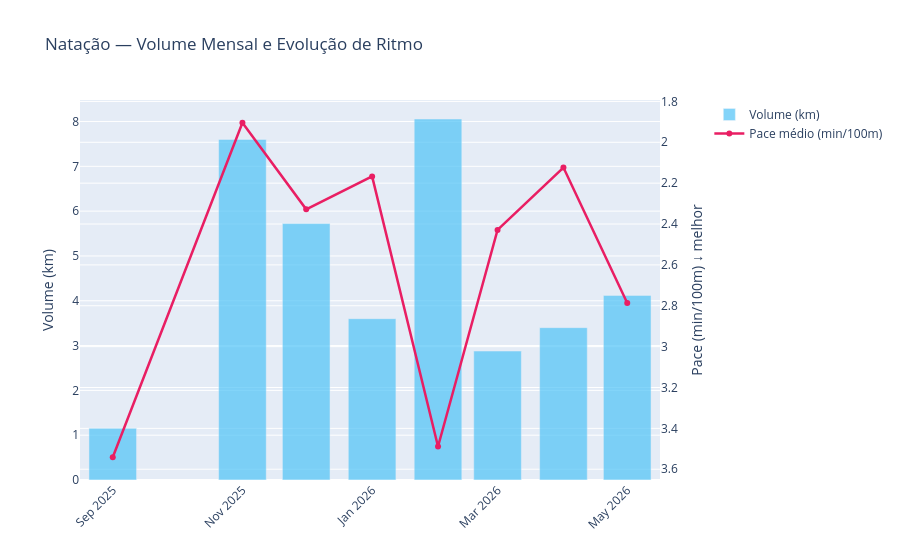
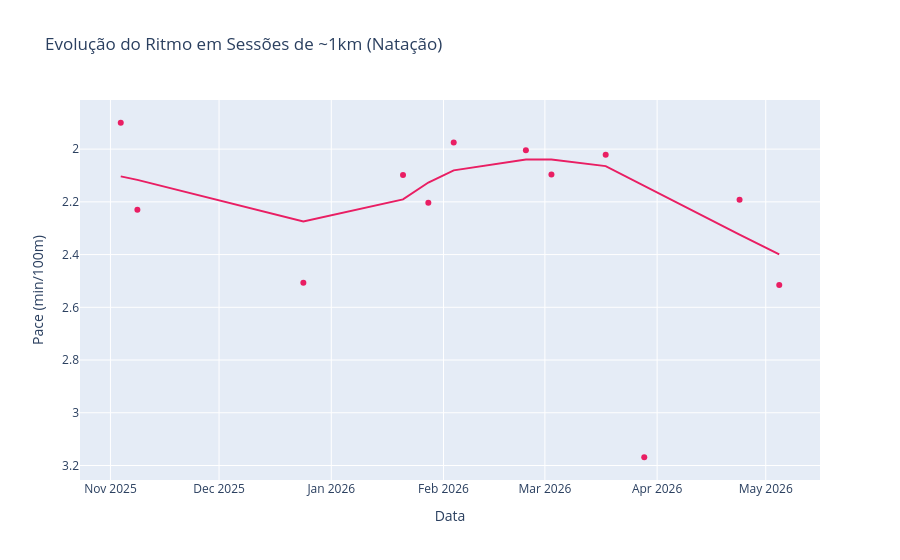

Notebook source saved alongside these figures, in order:
### Markdown cell above
---
## 🏊 Pilar 4 — Evolução da Natação (Endurance Aquático)
> O ritmo padrão de natação é **min/100m** (não min/km). Para atletas de triathlon, o parâmetro de referência é ≤ 2:00/100m para natação de travessia. A evolução do ritmo nas sessões de 1km indica adaptação aeróbica aquática.

### Code cell
df_swim = df[df['sport_type'].isin(['Swim', 'OpenWaterSwim'])].copy()

if df_swim.empty:
    print('⚠️  Nenhuma atividade de natação encontrada.')
else:
    df_swim['pace_100m'] = np.where(
        (df_swim['moving_time'] > 0) & (df_swim['distance'] > 0),
        (df_swim['moving_time'] / 60) / (df_swim['distance'] / 100),
        np.nan
    )
    df_swim = df_swim[df_swim['pace_100m'].between(0.8, 6)].copy()
    df_swim['pace_100m_str'] = df_swim['pace_100m'].apply(fmt_pace)

    print(f'🏊 {len(df_swim)} sessões | Volume total: {df_swim["dist_km"].sum():.1f} km')
    print(f'   PR: {fmt_pace(df_swim["pace_100m"].min())}/100m | '
          f'Médio: {fmt_pace(df_swim["pace_100m"].mean())}/100m')

    # Volume e ritmo mensal
    sw_m = df_swim.groupby('month_str').agg(
        dist_km=('dist_km','sum'), sessoes=('id','count'), pace_medio=('pace_100m','mean')
    ).reset_index()
    sw_m['pace_str'] = sw_m['pace_medio'].apply(fmt_pace)

    fig = make_subplots(specs=[[{'secondary_y': True}]])
    fig.add_trace(go.Bar(
        x=sw_m['month_str'], y=sw_m['dist_km'],
        name='Volume (km)', marker_color='#4FC3F7', opacity=0.7
    ), secondary_y=False)
    fig.add_trace(go.Scatter(
        x=sw_m['month_str'], y=sw_m['pace_medio'],
        name='Pace médio (min/100m)', mode='lines+markers',
        line=dict(color='#E91E63', width=2.5),
        customdata=sw_m[['pace_str']],
        hovertemplate='%{x}<br>Pace: %{customdata[0]}/100m<extra></extra>'
    ), secondary_y=True)
    fig.update_yaxes(title_text='Volume (km)', secondary_y=False)
    fig.update_yaxes(title_text='Pace (min/100m) ↓ melhor', autorange='reversed', secondary_y=True)
    fig.update_layout(title='Natação — Volume Mensal e Evolução de Ritmo', xaxis_tickangle=-45)
    fig.show()

    # Sessões de 1km isoladas
    sw_1k = df_swim[df_swim['distance'].between(*RANGE_SWIM_1K)].copy()
    if not sw_1k.empty:
        print(f'\n🎯 Sessões próximas de 1km: {len(sw_1k)}')
        print(f'   PR: {fmt_pace(sw_1k["pace_100m"].min())}/100m | '
              f'Médio: {fmt_pace(sw_1k["pace_100m"].mean())}/100m')
        fig2 = px.scatter(
            sw_1k, x='start_date_local', y='pace_100m',
            hover_data=['name','pace_100m_str','dist_km'],
            title='Evolução do Ritmo em Sessões de ~1km (Natação)',
            labels={'start_date_local':'Data','pace_100m':'Pace (min/100m)'},
            trendline='lowess', color_discrete_sequence=['#E91E63']
        )
        fig2.update_yaxes(autorange='reversed')
        fig2.show()
    else:
        print('⚠️  Nenhuma sessão próxima de 1km. Ajuste RANGE_SWIM_1K se necessário.')

### Figure 1 — Plotly figure (JSON) as saved in the notebook; plotly's stock layout.template omitted (floating-point values rounded to 4 significant figures)
{"data": [{"marker": {"color": "#4FC3F7"}, "name": "Volume (km)", "opacity": 0.7, "type": "bar", "x": ["2025-09", "2025-11", "2025-12", "2026-01", "2026-02", "2026-03", "2026-04", "2026-05"], "xaxis": "x", "y": [1.154, 7.6, 5.726, 3.6, 8.056, 2.878, 3.4, 4.119], "yaxis": "y"}, {"customdata": [["3:32"], ["1:54"], ["2:20"], ["2:10"], ["3:29"], ["2:26"], ["2:07"], ["2:47"]], "hovertemplate": "%{x}<br>Pace: %{customdata[0]}/100m<extra></extra>", "line": {"color": "#E91E63", "width": 2.5}, "mode": "lines+markers", "name": "Pace médio (min/100m)", "type": "scatter", "x": ["2025-09", "2025-11", "2025-12", "2026-01", "2026-02", "2026-03", "2026-04", "2026-05"], "xaxis": "x", "y": [3.541, 1.904, 2.328, 2.167, 3.489, 2.429, 2.124, 2.787], "yaxis": "y2"}], "layout": {"title": {"text": "Natação — Volume Mensal e Evolução de Ritmo"}, "xaxis": {"anchor": "y", "domain": [0, 0.94], "tickangle": -45}, "yaxis": {"anchor": "x", "domain": [0, 1], "title": {"text": "Volume (km)"}}, "yaxis2": {"anchor": "x", "autorange": "reversed", "overlaying": "y", "side": "right", "title": {"text": "Pace (min/100m) ↓ melhor"}}}}

### Figure 2 — Plotly figure (JSON) as saved in the notebook; plotly's stock layout.template omitted (floating-point values rounded to 4 significant figures)
{"data": [{"customdata": [["Evening Swim", "1:54", 1.05], ["Morning Swim", "2:14", 1.05], ["Morning Swim", "2:30", 1.005], ["Evening Swim", "2:06", 1.05], ["Evening Swim", "2:12", 1], ["Evening Swim", "1:59", 1], ["Evening Swim", "2:00", 1.05], ["Evening Swim", "2:06", 0.9], ["Evening Swim", "2:01", 1], ["Morning Swim", "3:10", 0.9778], ["Evening Swim", "2:12", 1], ["Afternoon Swim", "2:31", 1.044]], "hovertemplate": "Data=%{x}<br>Pace (min/100m)=%{y}<br>name=%{customdata[0]}<br>pace_100m_str=%{customdata[1]}<br>dist_km=%{customdata[2]}<extra></extra>", "legendgroup": "", "marker": {"color": "#E91E63", "symbol": "circle"}, "mode": "markers", "name": "", "orientation": "v", "showlegend": false, "type": "scatter", "x": ["2025-11-03T20:17:04+00:00", "2025-11-08T10:35:25+00:00", "2025-12-24T06:47:14+00:00", "2026-01-20T19:25:15+00:00", "2026-01-27T19:19:27+00:00", "2026-02-03T19:31:06+00:00", "2026-02-23T18:05:04+00:00", "2026-03-02T19:19:54+00:00", "2026-03-17T19:01:38+00:00", "2026-03-28T10:40:41+00:00", "2026-04-23T18:28:13+00:00", "2026-05-04T17:34:46+00:00"], "xaxis": "x", "y": [1.9, 2.23, 2.506, 2.098, 2.203, 1.975, 2.005, 2.096, 2.022, 3.169, 2.192, 2.516], "yaxis": "y"}, {"hovertemplate": "<b>LOWESS trendline</b><br><br>Data=%{x}<br>Pace (min/100m)=%{y} <b>(trend)</b><extra></extra>", "legendgroup": "", "marker": {"color": "#E91E63", "symbol": "circle"}, "mode": "lines", "name": "", "showlegend": false, "type": "scatter", "x": ["2025-11-03T20:17:04+00:00", "2025-11-08T10:35:25+00:00", "2025-12-24T06:47:14+00:00", "2026-01-20T19:25:15+00:00", "2026-01-27T19:19:27+00:00", "2026-02-03T19:31:06+00:00", "2026-02-23T18:05:04+00:00", "2026-03-02T19:19:54+00:00", "2026-03-17T19:01:38+00:00", "2026-03-28T10:40:41+00:00", "2026-04-23T18:28:13+00:00", "2026-05-04T17:34:46+00:00"], "xaxis": "x", "y": [2.103, 2.117, 2.274, 2.191, 2.127, 2.081, 2.04, 2.039, 2.065, 2.14, 2.324, 2.399], "yaxis": "y"}], "layout": {"legend": {"tracegroupgap": 0}, "title": {"text": "Evolução do Ritmo em Sessões de ~1km (Natação)"}, "xaxis": {"anchor": "y", "domain": [0, 1], "title": {"text": "Data"}}, "yaxis": {"anchor": "x", "autorange": "reversed", "domain": [0, 1], "title": {"text": "Pace (min/100m)"}}}}
